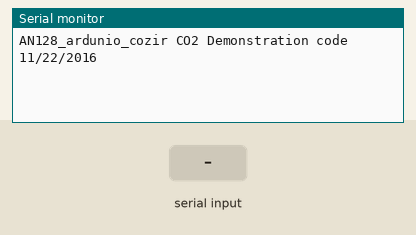
Recording of a sketch running on a simulated Arduino Mega 2560, built with avr-gcc and run on an emulated ATmega2560. On the bench: the last lines printed to the serial monitor. The test bench sets the inputs (shaded band).

Above: at 2.2 s.
2.3 s: "90,45Z" received over the second serial link
At 4.5 s:
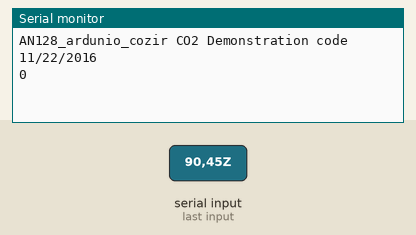
4.8 s: "Z,45Z" received over the second serial link
At 5.3 s:
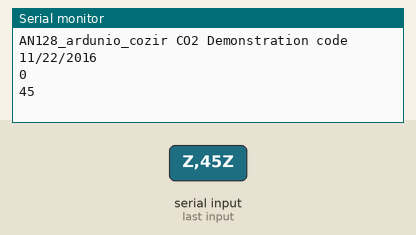

The sketch:

COZIR_CO2sensor.ino
```cpp
/*
  Arduino________COZIR Sensor
   GND ------------------ 1 (gnd)
   3.3v------------------- 3 (Vcc)
    12 -------------------- 5 (Rx)
    13 -------------------- 7 (Tx)
*/
//#include <SoftwareSerial.h>

//SoftwareSerial mySerial(12, 13); // RX, TX pins on Ardunio

int co2 =0;
double multiplier = 5;// 1 for 2% =20000 PPM, 10 for 20% = 200,000 PPM
uint8_t buffer[25];
uint8_t ind =0;
uint8_t indice =0;

int fill_buffer();  // function prototypes here
int format_output();

void setup() {
  Serial.begin(115200);
  Serial.print("\n\n");
  Serial.println("AN128_ardunio_cozir CO2 Demonstration code 11/22/2016\n\n");
  Serial2.begin(9600); // Start serial communications with sensor
  Serial2.println("K 0");  // Set Command mode
  Serial2.println("K 2");  // set polling mode
  Serial2.readString();

}

void loop() {
  Serial2.println("Z");
  if(Serial2.available()){
    if(Serial2.read() == 'Z'){
      Serial2.read();
      Serial.println(Serial2.readStringUntil('Z').toInt());
      Serial2.readString();
    }
  }
  //delay(500);

//fill_buffer();
//format_output();

}
```

Measured:
- after the input at 2.3 s, the serial monitor: prints a new line after 1.0 s (image 1)
- after the input at 4.8 s, the serial monitor: prints a new line at once (image 2)
